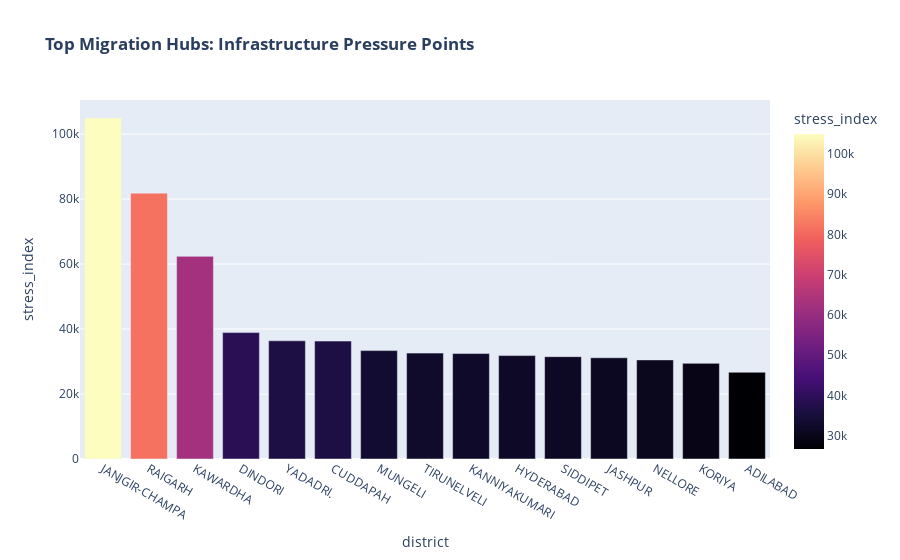

Here is the notebook cell this chart was saved with:
### Code cell
# Showing the top 15 High-Stress districts (Migration Hubs)
df_migration = df_omni.sort_values('n_stress', ascending=False).head(15)

fig_mig = px.bar(df_migration, 
                 x='district', 
                 y='stress_index',
                 color='stress_index',
                 title="<b>Top Migration Hubs: Infrastructure Pressure Points</b>",
                 color_continuous_scale='Magma')
fig_mig.show()

### Figure 1 — Plotly figure (JSON) as saved in the notebook; plotly's stock layout.template omitted (floating-point values rounded to 4 significant figures)
{"data": [{"hovertemplate": "district=%{x}<br>stress_index=%{marker.color}<extra></extra>", "legendgroup": "", "marker": {"color": [105000.0, 81820.0, 62370.0, 38910.0, 36380.0, 36300.0, 33360.0, 32590.0, 32450.0, 31820.0, 31500.0, 31160.0, 30510.0, 29430.0, 26700.0], "coloraxis": "coloraxis", "pattern": {"shape": ""}}, "name": "", "orientation": "v", "showlegend": false, "textposition": "auto", "type": "bar", "x": ["JANJGIR-CHAMPA", "RAIGARH", "KAWARDHA", "DINDORI", "YADADRI.", "CUDDAPAH", "MUNGELI", "TIRUNELVELI", "KANNIYAKUMARI", "HYDERABAD", "SIDDIPET", "JASHPUR", "NELLORE", "KORIYA", "ADILABAD"], "xaxis": "x", "y": [105000.0, 81820.0, 62370.0, 38910.0, 36380.0, 36300.0, 33360.0, 32590.0, 32450.0, 31820.0, 31500.0, 31160.0, 30510.0, 29430.0, 26700.0], "yaxis": "y"}], "layout": {"barmode": "relative", "coloraxis": {"colorbar": {"title": {"text": "stress_index"}}, "colorscale": [[0, "#000004"], [0.1111, "#180f3d"], [0.2222, "#440f76"], [0.3333, "#721f81"], [0.4444, "#9e2f7f"], [0.5556, "#cd4071"], [0.6667, "#f1605d"], [0.7778, "#fd9668"], [0.8889, "#feca8d"], [1, "#fcfdbf"]]}, "legend": {"tracegroupgap": 0}, "title": {"text": "<b>Top Migration Hubs: Infrastructure Pressure Points</b>"}, "xaxis": {"anchor": "y", "domain": [0, 1], "title": {"text": "district"}}, "yaxis": {"anchor": "x", "domain": [0, 1], "title": {"text": "stress_index"}}}}
